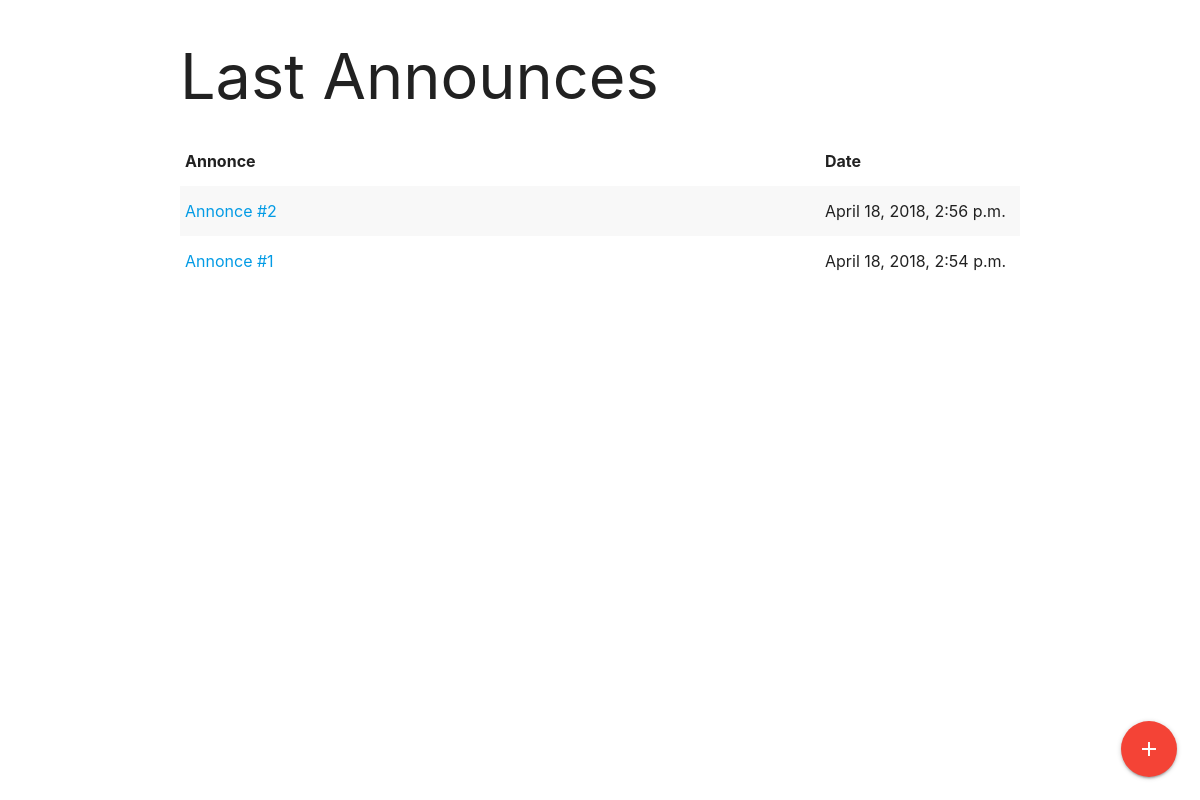
Before: / with the older database file.
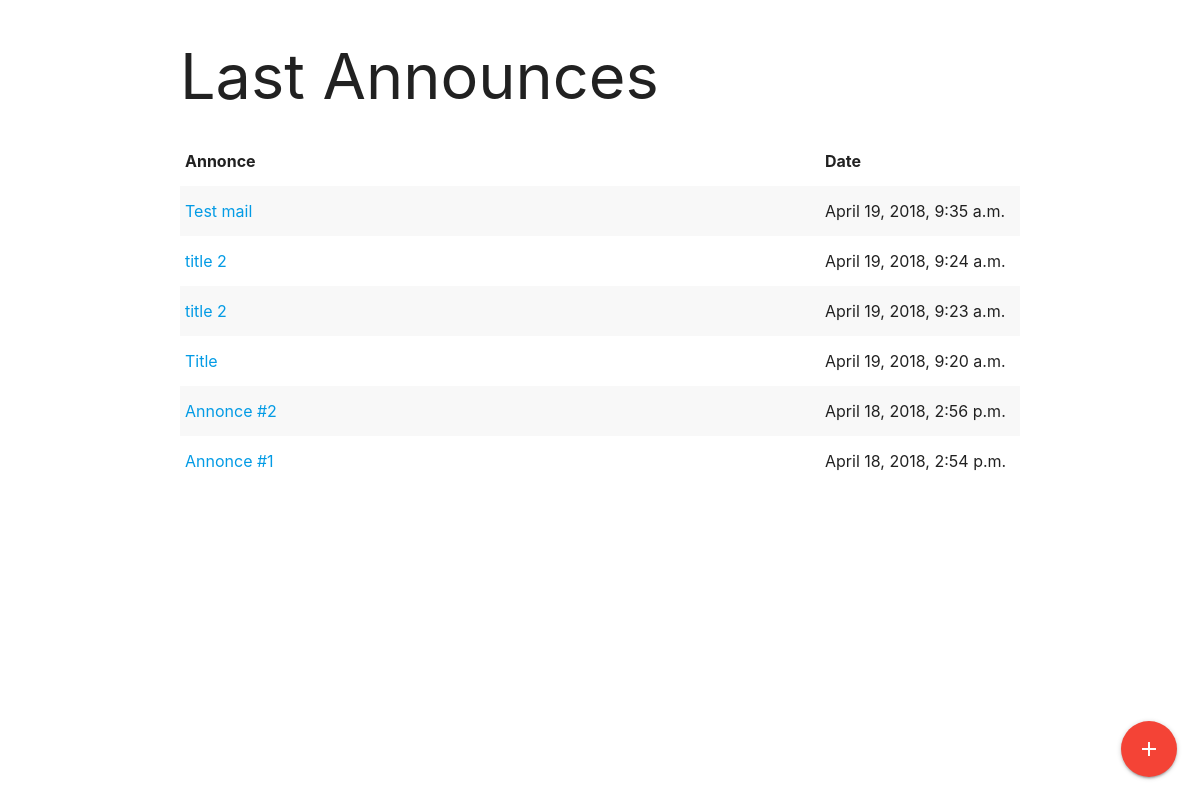
After: the same page with the newer database file.
### craigslist/models.py (models this page shows)
class Announce(models.Model):
    title = models.CharField(max_length=30)
    description = models.CharField(max_length=500)
    author_name = models.CharField(max_length=15)
    author_email = models.EmailField(max_length=70)
    edit_date = models.DateTimeField('date published')
    private_token = models.CharField(max_length=32)

### craigslist/views.py (the view)
# urls.py: url(r'^$', views.index, name='index'),
def index(request):
    latest_annonce_list = Announce.objects.order_by('-edit_date')
    template = loader.get_template('craigslist/index.html')
    context = {
        'latest_annonce_list': latest_annonce_list,
    }
    return HttpResponse(template.render(context, request))

### craigslist/templates/craigslist/index.html (shortened to what this page needs)
{% load static %}
<link rel="stylesheet" type="text/css" href="{% static 'css/style.css' %}" />
<link rel="stylesheet" href="https://cdnjs.cloudflare.com/ajax/libs/materialize/1.0.0-beta/css/materialize.min.css">
<div class="container">
  <h1> Last Announces </h1>
  {% if latest_annonce_list %}
  <table class="striped">
    <thead>
      <tr>
        <th >Annonce</th>
        <th width="200px">Date</th>
      </tr>
    </thead>
    <tbody>
        {% for announce in latest_annonce_list %}
        <tr>
            <td> <a href="{% url 'announce_detail' announce.id %}">{{ announce.title }} </a></td>
            <td> {{ announce.edit_date }}</td>
        </tr>
        {% endfor %}
    </tbody>
  </table>
  {% else %}
      <p>No announces are available.</p>
  {% endif %}
</div>
<div class="fixed-action-btn">
  <a class="btn-floating btn-large waves-effect waves-light red" <a href="{% url 'new' %}"><i class="material-icons" >add</i></a>
</div>

Changed rows visible on the page:
added Announce: title "Test mail", edit_date "April 19, 2018, 9:35 a.m."
added Announce: title "title 2", edit_date "April 19, 2018, 9:24 a.m."
added Announce: title "title 2", edit_date "April 19, 2018, 9:23 a.m."
added Announce: title "Title", edit_date "April 19, 2018, 9:20 a.m."
